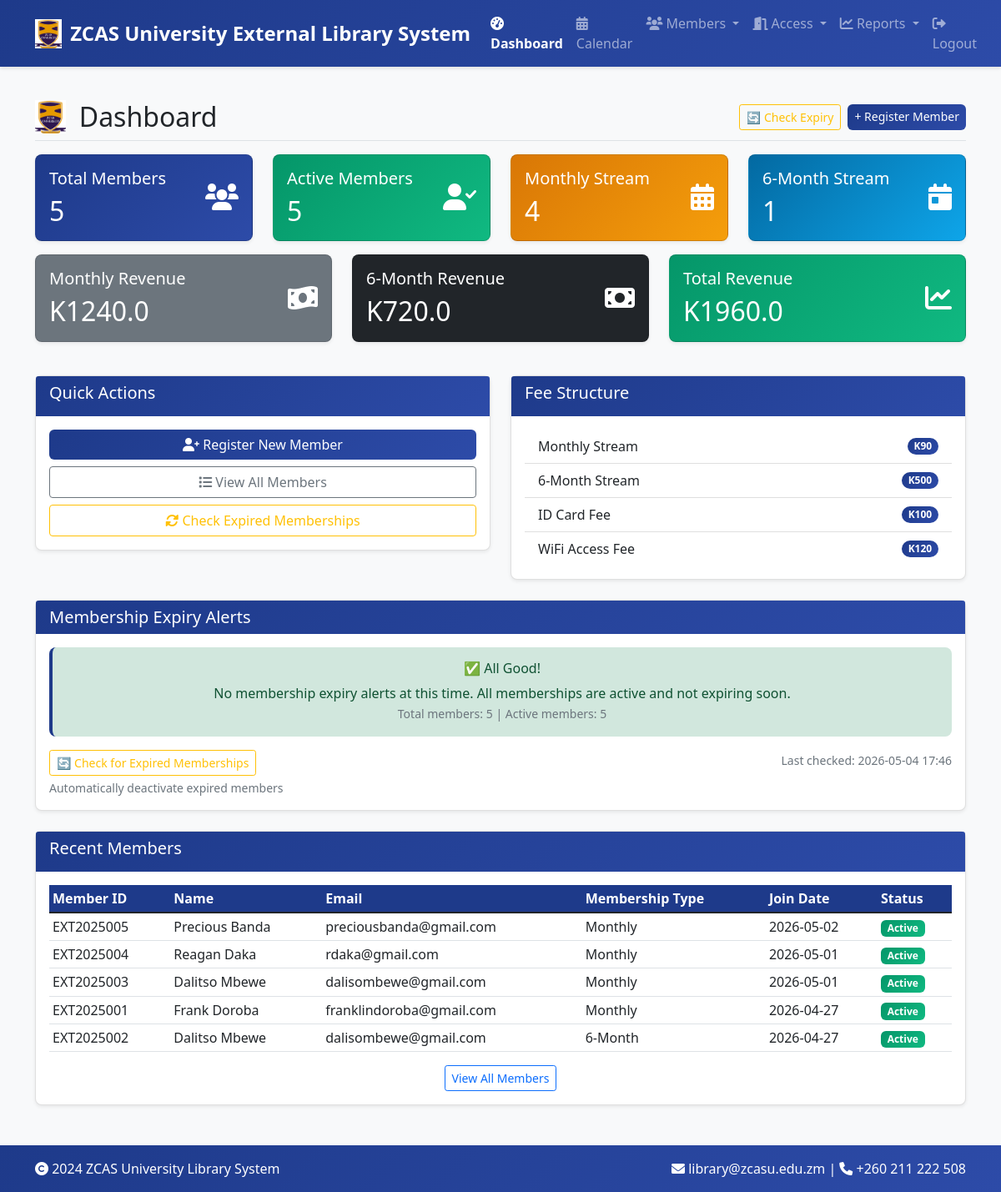
Screenshot of /dashboard (signed in) with the database file from the repository.
### app.py (models this page shows)
class Member(db.Model):
    id = db.Column(db.Integer, primary_key=True)
    member_id = db.Column(db.String(20), unique=True, nullable=False)
    full_name = db.Column(db.String(100), nullable=False)
    email = db.Column(db.String(120), nullable=False)
    phone = db.Column(db.String(20), nullable=False)
    address = db.Column(db.Text, nullable=False)
    nrc_number = db.Column(db.String(50), nullable=False)
    nationality = db.Column(db.String(50), default='Zambian')
    membership_type = db.Column(db.String(20), nullable=False)
    duration_months = db.Column(db.Integer, default=1)
    photo_path = db.Column(db.String(200), nullable=True)
    receipt_number = db.Column(db.String(50), nullable=True)
    registration_date = db.Column(db.DateTime, default=datetime.utcnow)
    expiry_date = db.Column(db.DateTime, nullable=True)
    status = db.Column(db.String(20), default='active')
    rfid_uid = db.Column(db.String(50), unique=True, nullable=True)
    id_printed = db.Column(db.Boolean, default=False)
    payments = db.relationship('Payment', backref='member', lazy=True)
    access_logs = db.relationship('AccessLog', backref='member', lazy=True)
    current_session = db.relationship(
        'CurrentSession', backref='member', uselist=False)

### app.py (the view)
@app.route('/dashboard')
@login_required
def dashboard():
    try:
        total_members = Member.query.count()
        active_members = Member.query.filter(Member.status == 'active').count()
        expired_members = Member.query.filter(
            Member.status == 'expired').count()
        current_in_library = CurrentSession.query.count()
        members = Member.query.order_by(
            Member.registration_date.desc()).limit(10).all()
        payments = Payment.query.all()
        monthly_revenue = 0
        six_months_revenue = 0
        total_revenue = 0
        for payment in payments:
            fee_breakdown = payment.get_fee_breakdown()
            if fee_breakdown.get('membership_type') == 'monthly':
                monthly_revenue += payment.amount
            elif fee_breakdown.get('membership_type') == 'six_months':
                six_months_revenue += payment.amount
            total_revenue += payment.amount
        monthly_members = Member.query.filter_by(
            membership_type='monthly').count()
        six_months_members = Member.query.filter_by(
            membership_type='six_months').count()
        return render_template('dashboard.html',
                               total_members=total_members,
                               active_members=active_members,
                               expired_members=expired_members,
                               current_in_library=current_in_library,
                               members=members,
                               monthly_members=monthly_members,
                               six_months_members=six_months_members,
                               monthly_revenue=monthly_revenue,
                               six_months_revenue=six_months_revenue,
                               total_revenue=total_revenue)
    except Exception as e:
        print(f"❌ Dashboard error: {e}")
        traceback.print_exc()
        return render_template('dashboard.html',
                               total_members=0,
                               active_members=0,
                               expired_members=0,
                               current_in_library=0,
                               members=[],
                               monthly_members=0,
                               six_months_members=0,
                               monthly_revenue=0,
                               six_months_revenue=0,
                               total_revenue=0)

### templates/dashboard.html (shortened to what this page needs)
{% extends "base.html" %}
{% block content %}
<div class="d-flex justify-content-between flex-wrap flex-md-nowrap align-items-center pt-3 pb-2 mb-3 border-bottom">
    <div class="d-flex align-items-center">
        <img src="{{ url_for('static', filename='images/logo.png') }}" alt="Logo" class="me-3" style="height: 40px;">
        <h1 class="h2 mb-0">Dashboard</h1>
    </div>
    <div class="btn-toolbar mb-2 mb-md-0">
        <a href="{{ url_for('auto_check_expiry') }}" class="btn btn-sm btn-outline-warning me-2">
            🔄 Check Expiry
        </a>
        <a href="{{ url_for('register_member') }}" class="btn btn-sm btn-primary">
            + Register Member
        </a>
    </div>
</div>
<div class="row">
    <div class="col-md-3">
        <div class="card text-white bg-primary mb-3">
            <div class="card-body">
                <div class="d-flex justify-content-between">
                    <div>
                        <h5 class="card-title">Total Members</h5>
                        <h2 class="card-text">{{ total_members }}</h2>
                    </div>
                    <div class="align-self-center">
                        <i class="fas fa-users fa-2x"></i>
                    </div>
                </div>
            </div>
        </div>
    </div>
    <div class="col-md-3">
        <div class="card text-white bg-success mb-3">
            <div class="card-body">
                <div class="d-flex justify-content-between">
                    <div>
                        <h5 class="card-title">Active Members</h5>
                        <h2 class="card-text">{{ active_members }}</h2>
                    </div>
                    <div class="align-self-center">
                        <i class="fas fa-user-check fa-2x"></i>
                    </div>
                </div>
            </div>
        </div>
    </div>
    <div class="col-md-3">
        <div class="card text-white bg-warning mb-3">
            <div class="card-body">
                <div class="d-flex justify-content-between">
                    <div>
                        <h5 class="card-title">Monthly Stream</h5>
                        <h2 class="card-text">{{ monthly_members }}</h2>
                    </div>
                    <div class="align-self-center">
                        <i class="fas fa-calendar-alt fa-2x"></i>
                    </div>
                </div>
            </div>
        </div>
    </div>
    <div class="col-md-3">
        <div class="card text-white bg-info mb-3">
            <div class="card-body">
                <div class="d-flex justify-content-between">
                    <div>
                        <h5 class="card-title">6-Month Stream</h5>
                        <h2 class="card-text">{{ six_months_members }}</h2>
                    </div>
                    <div class="align-self-center">
                        <i class="fas fa-calendar-day fa-2x"></i>
                    </div>
                </div>
            </div>
        </div>
    </div>
</div>
<div class="row">
    <div class="col-md-4">
        <div class="card text-white bg-secondary mb-3">
            <div class="card-body">
                <div class="d-flex justify-content-between">
                    <div>
                        <h5 class="card-title">Monthly Revenue</h5>
                        <h2 class="card-text">K{{ monthly_revenue }}</h2>
                    </div>
                    <div class="align-self-center">
                        <i class="fas fa-money-bill-wave fa-2x"></i>
                    </div>
                </div>
            </div>
        </div>
    </div>
    <div class="col-md-4">
        <div class="card text-white bg-dark mb-3">
            <div class="card-body">
                <div class="d-flex justify-content-between">
                    <div>
                        <h5 class="card-title">6-Month Revenue</h5>
                        <h2 class="card-text">K{{ six_months_revenue }}</h2>
                    </div>
                    <div class="align-self-center">
                        <i class="fas fa-money-bill fa-2x"></i>
                    </div>
                </div>
            </div>
        </div>
    </div>
    <div class="col-md-4">
        <div class="card text-white bg-success mb-3">
            <div class="card-body">
                <div class="d-flex justify-content-between">
                    <div>
                        <h5 class="card-title">Total Revenue</h5>
                        <h2 class="card-text">K{{ total_revenue }}</h2>
                    </div>
                    <div class="align-self-center">
                        <i class="fas fa-chart-line fa-2x"></i>
                    </div>
                </div>
            </div>
        </div>
    </div>
</div>
<div class="row mt-4">
    <div class="col-md-6">
        <div class="card">
            <div class="card-header">
                <h5>Quick Actions</h5>
            </div>
            <div class="card-body">
                <div class="d-grid gap-2">
                    <a href="{{ url_for('register_member') }}" class="btn btn-primary">
                        <i class="fas fa-user-plus"></i> Register New Member
                    </a>
                    <a href="{{ url_for('view_members') }}" class="btn btn-outline-secondary">
                        <i class="fas fa-list"></i> View All Members
                    </a>
                    <a href="{{ url_for('auto_check_expiry') }}" class="btn btn-outline-warning">
                        <i class="fas fa-sync-alt"></i> Check Expired Memberships
                    </a>
                </div>
            </div>
        </div>
    </div>
    <div class="col-md-6">
        <div class="card">
            <div class="card-header">
                <h5>Fee Structure</h5>
            </div>
            <div class="card-body">
                <ul class="list-group list-group-flush">
                    <li class="list-group-item d-flex justify-content-between align-items-center">
                        Monthly Stream
                        <span class="badge bg-primary rounded-pill">K90</span>
                    </li>
                    <li class="list-group-item d-flex justify-content-between align-items-center">
                        6-Month Stream
                        <span class="badge bg-primary rounded-pill">K500</span>
                    </li>
                    <li class="list-group-item d-flex justify-content-between align-items-center">
                        ID Card Fee
                        <span class="badge bg-primary rounded-pill">K100</span>
                    </li>
                    <li class="list-group-item d-flex justify-content-between align-items-center">
                        WiFi Access Fee
                        <span class="badge bg-primary rounded-pill">K120</span>
                    </li>
                </ul>
            </div>
        </div>
    </div>
</div>
<div class="row mt-4">
    <div class="col-12">
        <div class="card">
            <div class="card-header">
                <h5 class="mb-0">Membership Expiry Alerts</h5>
            </div>
            <div class="card-body">
                {% set expiring_soon = [] %}
                {% set expired_members = [] %}
                {% for member in members %}
                {% if member.expiry_date %}
                {% set days_left = (member.expiry_date - now).days %}
                {% if days_left <= 7 and days_left> 0 and member.status == 'active' %}
                    {% set _ = expiring_soon.append(member) %}
                    {% elif days_left <= 0 and member.status=='active' %} {% set _=expired_members.append(member) %} {%
                        endif %} {% endif %} {% endfor %}
                        {% if not expiring_soon and not expired_members %}
                        <div class="alert alert-success">
                            <div class="text-center">
                                <h6>✅ All Good!</h6>
                                <p class="mb-0">No membership expiry alerts at this time. All memberships are active and
                                    not expiring soon.</p>
                                <small class="text-muted">
                                    Total members: {{ total_members }} | Active members: {{ active_members }}
                                </small>
                            </div>
                        </div>
                        {% endif %}
                        <div class="mt-3">
                            <div class="row">
                                <div class="col-md-6">
                                    <a href="{{ url_for('auto_check_expiry') }}" class="btn btn-outline-warning btn-sm">
                                        🔄 Check for Expired Memberships
                                    </a>
                                    <small class="text-muted d-block mt-1">Automatically deactivate expired
                                        members</small>
                                </div>
                                <div class="col-md-6 text-end">
                                    <small class="text-muted">
                                        Last checked: {{ now.strftime('%Y-%m-%d %H:%M') if now else 'Never' }}
                                    </small>
                                </div>
                            </div>
                        </div>
            </div>
        </div>
    </div>
</div>
<div class="row mt-4">
    <div class="col-12">
        <div class="card">
            <div class="card-header">
                <h5>Recent Members</h5>
            </div>
            <div class="card-body">
                {% set recent_members = members[:5] %}
                {% if recent_members %}
                <div class="table-responsive">
                    <table class="table table-sm">
                        <thead>
                            <tr>
                                <th>Member ID</th>
                                <th>Name</th>
                                <th>Email</th>
                                <th>Membership Type</th>
                                <th>Join Date</th>
                                <th>Status</th>
                            </tr>
                        </thead>
                        <tbody>
                            {% for member in recent_members %}
                            <tr>
                                <td>{{ member.member_id }}</td>
                                <td>{{ member.full_name }}</td>
                                <td>{{ member.email }}</td>
                                <td>
                                    {% if member.membership_type == 'monthly' %}
                                    Monthly
                                    {% else %}
                                    6-Month
                                    {% endif %}
                                </td>
                                <td>{{ member.registration_date.strftime('%Y-%m-%d') }}</td>
                                <td>
                                    {% if member.status == 'active' %}
                                    <span class="badge bg-success">Active</span>
                                    {% else %}
                                    <span class="badge bg-danger">Expired</span>
                                    {% endif %}
                                </td>
                            </tr>
                            {% endfor %}
                        </tbody>
                    </table>
                </div>
                <div class="text-center">
                    <a href="{{ url_for('view_members') }}" class="btn btn-sm btn-outline-primary">View All Members</a>
                </div>
                {% else %}
                <p class="text-center text-muted">No members registered yet.</p>
                <div class="text-center">
                    <a href="{{ url_for('register_member') }}" class="btn btn-sm btn-primary">Register First Member</a>
                </div>
                {% endif %}
            </div>
        </div>
    </div>
</div>
{% endblock %}

### rows the page displays
Member: member_id "EXT2025005", full_name "Precious Banda", email "preciousbanda@gmail.com", membership_type "Monthly", registration_date "2026-05-02", status "Active"
Member: member_id "EXT2025004", full_name "Reagan Daka", email "rdaka@gmail.com", membership_type "Monthly", registration_date "2026-05-01", status "Active"
Member: member_id "EXT2025003", full_name "Dalitso Mbewe", email "dalisombewe@gmail.com", membership_type "Monthly", registration_date "2026-05-01", status "Active"
Member: member_id "EXT2025001", full_name "Frank Doroba", email "franklindoroba@gmail.com", membership_type "Monthly", registration_date "2026-04-27", status "Active"
Member: member_id "EXT2025002", full_name "Dalitso Mbewe", email "dalisombewe@gmail.com", membership_type "6-Month", registration_date "2026-04-27", status "Active"

### other values shown
{{ total_members }} "5"
{{ active_members }} "5"
{{ monthly_members }} "4"
{{ six_months_members }} "1"
{{ monthly_revenue }} "1240.0"
{{ six_months_revenue }} "720.0"
{{ total_revenue }} "1960.0"
